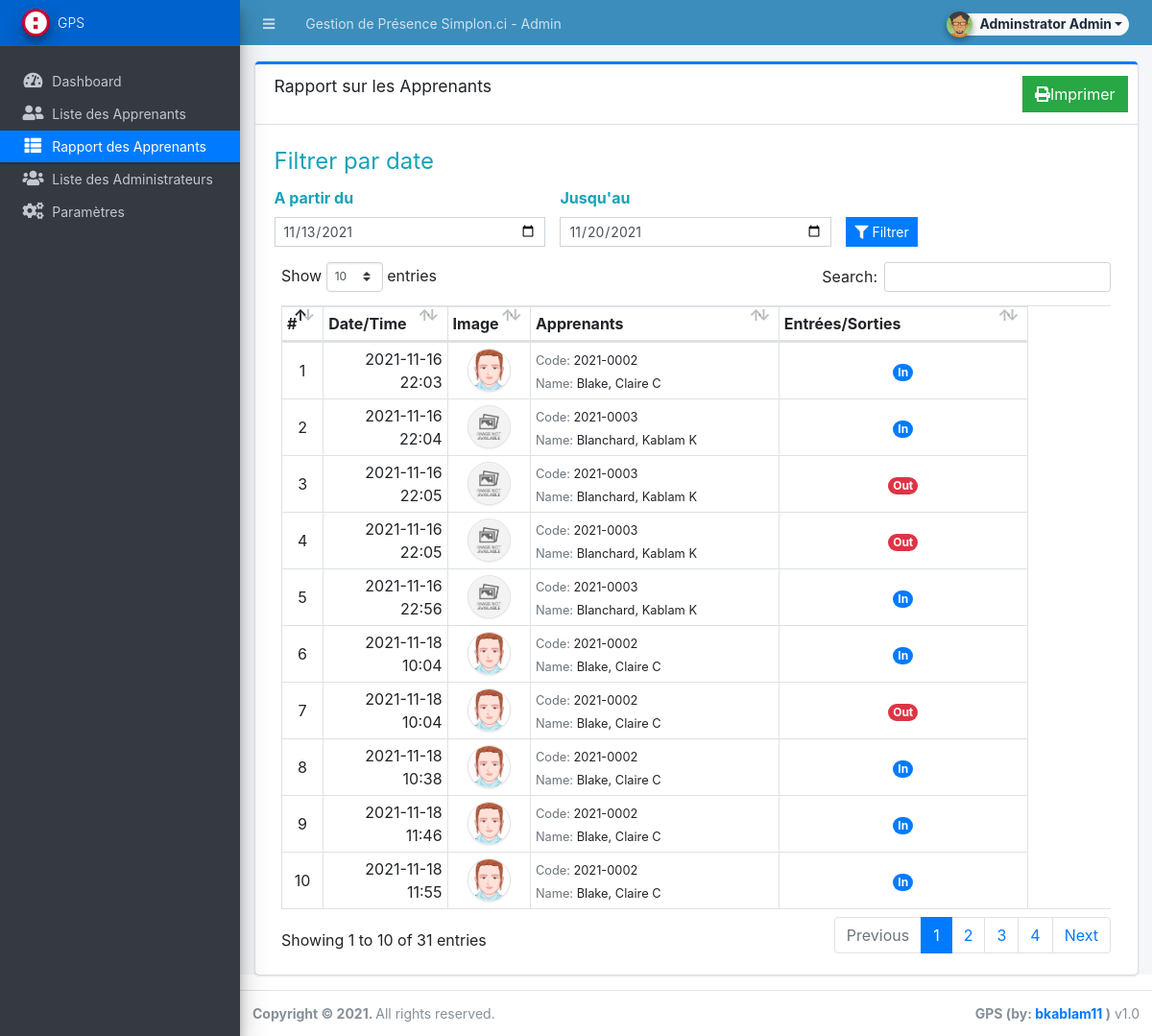
The page /admin/?page=reports/employee (signed in) on the database its author committed.
### tables this page shows
CREATE TABLE `logs` (
  `id` int(30) NOT NULL,
  `employee_id` int(30) NOT NULL,
  `type` tinyint(1) NOT NULL DEFAULT 1 COMMENT '1=In, 2= Out',
  `date_created` datetime NOT NULL DEFAULT current_timestamp()
);

CREATE TABLE `employee_list` (
  `id` int(30) NOT NULL,
  `employee_code` varchar(50) NOT NULL,
  `department_id` int(30) DEFAULT NULL,
  `designation_id` int(30) DEFAULT NULL,
  `fullname` text NOT NULL,
  `status` tinyint(1) NOT NULL DEFAULT 1 COMMENT '1 = Active, 2= Inactive',
  `date_created` datetime NOT NULL DEFAULT current_timestamp(),
  `date_updated` datetime NOT NULL DEFAULT current_timestamp() ON UPDATE current_timestamp()
);

### config.php (called while the page is built, shortened)
<?php
function validate_image($file){
	if(!empty($file)){
        $ex = explode('?',$file);
        $file = $ex[0];
        $param =  isset($ex[1]) ? '?'.$ex[1]  : '';
		if(is_file(base_app.$file)){
			return base_url.$file.$param;
		}else{
			return base_url.'dist/img/no-image-available.png';
		}
	}else{
		return base_url.'dist/img/no-image-available.png';
	}
}
?>

### admin/reports/employee.php (the view, shortened to what this page needs)
<?php
$from = isset($_GET['from']) ? $_GET['from'] : date("Y-m-d",strtotime(date('Y-m-d')." -1 week"));
$to = isset($_GET['to']) ? $_GET['to'] : date("Y-m-d");
?>
<div class="card card-outline card-primary">
	<div class="card-header">
		<h3 class="card-title">Rapport sur les Apprenants</h3>
        <div class="card-tools">
			<button type="button" class="btn btn-flat btn-success" id="print"><span class="fas fa-print"></span>Imprimer</button>
		</div>
	</div>
	<div class="card-body">
		<fieldset>
			<legend class="text-info">Filtrer par date</legend>
			<form action="" id="filter-data">
				<div class="row align-items-end">
					<div class="col-md-4">
						<div class="form-group">
							<label for="date_from" class="control-label text-info">A partir du</label>
							<input type="date" id="from" name="from" class="form-control form-control-sm rounded-0" value="<?php echo $from ?>" required>
						</div>
					</div>
					<div class="col-md-4">
						<div class="form-group">
							<label for="date_to" class="control-label text-info">Jusqu'au</label>
							<input type="date" id="to" name="to" class="form-control form-control-sm rounded-0" value="<?php echo $to ?>" required>
						</div>
					</div>
					<div class="col-md-4">
						<div class="form-group">
							<button class="btn btn-flat btn-sm btn-primary"><i class="fa fa-filter"></i> Filtrer</button>
						</div>
					</div>
				</div>
			</form>
		</fieldset>
		<div id="print_out">
        <div class="container-fluid">
			<table class="table table-bordered table-stripped">
                    <colgroup>
                        <col width="5%">
                        <col width="15%">
                        <col width="10%">
                        <col width="30%">
                        <col width="30%">
                        <col width="10%">
                    </colgroup>
                    <thead>
                        <tr>
                            <th>#</th>
                            <th>Date/Time</th>
                            <th>Image</th>
                            <th>Apprenants</th>
                            <th>Entrées/Sorties</th>
                        </tr>
                    </thead>
                    <tbody>
                        <?php
                        $i = 1;
						$where= " where date(l.`date_created`) BETWEEN '{$from}' and '{$to}'";
						$department_qry = $conn->query("SELECT * FROM department_list");
						$department_arr = array_column($department_qry->fetch_all(MYSQLI_ASSOC),'name','id');
						$designation_qry = $conn->query("SELECT * FROM designation_list");
						$designation_arr = array_column($designation_qry->fetch_all(MYSQLI_ASSOC),'name','id');
                        $qry = $conn->query("SELECT l.*,e.fullname,e.department_id,e.designation_id,e.employee_code,e.date_updated FROM `logs` l inner join `employee_list` e on l.employee_id = e.id {$where}");
                        while($row = $qry->fetch_assoc()):
                            $row['department'] = isset($department_arr[$row['department_id']]) ? $department_arr[$row['department_id']] : 'N/A';
							$row['designation'] = isset($designation_arr[$row['designation_id']]) ? $designation_arr[$row['designation_id']] : 'N/A';
                        ?>
                            <tr>
								<td class="text-center"><?php echo $i++; ?></td>
								<td class="text-right"><?php echo date("Y-m-d H:i",strtotime($row['date_created'])) ?></td>
								<td class="text-center"><img src="<?php echo validate_image("uploads/employee-".$row['employee_id'].".png")."?v=".(isset($row['date_updated']) ? strtotime($row['date_updated']) : "") ?>" class="img-avatar img-thumbnail p-0 border-2" alt="user_avatar"></td>
								<td>
									<p class="m-0">
										<small>
											<span class="text-muted">Code: </span><span><?php echo $row['employee_code'] ?></span><br>
											<span class="text-muted">Name: </span><span><?php echo $row['fullname'] ?></span>
										</small>
									</p>
								</td>
								<td class="text-center">
									<?php if($row['type'] == 1): ?>
										<span class="badge badge-primary rounded-pill">In</span>
									<?php else: ?>
										<span class="badge badge-danger rounded-pill">Out</span>
									<?php endif; ?>
								</td>
                            </tr>
                        <?php endwhile; ?>
                    </tbody>
                </table>
		</div>
		</div>
	</div>
</div>

### admin/reports/employee.php (style rules this page uses)
.img-avatar { width:45px; height:45px; object-fit:cover; object-position:center center; border-radius:100%; }

### rows shown on the page
logs: date_created "2021-11-16 22:03", employee_list.employee_code "2021-0002", employee_list.fullname "Blake, Claire C", type "In"
logs: date_created "2021-11-16 22:04", employee_list.employee_code "2021-0003", employee_list.fullname "Blanchard, Kablam K", type "In"
logs: date_created "2021-11-16 22:05", employee_list.employee_code "2021-0003", employee_list.fullname "Blanchard, Kablam K", type "Out"
logs: date_created "2021-11-16 22:05", employee_list.employee_code "2021-0003", employee_list.fullname "Blanchard, Kablam K", type "Out"
logs: date_created "2021-11-16 22:56", employee_list.employee_code "2021-0003", employee_list.fullname "Blanchard, Kablam K", type "In"
logs: date_created "2021-11-18 10:04", employee_list.employee_code "2021-0002", employee_list.fullname "Blake, Claire C", type "In"
logs: date_created "2021-11-18 10:04", employee_list.employee_code "2021-0002", employee_list.fullname "Blake, Claire C", type "Out"
logs: date_created "2021-11-18 10:38", employee_list.employee_code "2021-0002", employee_list.fullname "Blake, Claire C", type "In"
logs: date_created "2021-11-18 11:46", employee_list.employee_code "2021-0002", employee_list.fullname "Blake, Claire C", type "In"
logs: date_created "2021-11-18 11:55", employee_list.employee_code "2021-0002", employee_list.fullname "Blake, Claire C", type "In"

### other values the page prints
$_settings->info('name') "Gestion de Présence Simplon.ci"
$_settings->userdata('firstname').' '.$_settings->userdata('lastname') "Adminstrator Admin"
$_settings->info('short_name') "GPS"
